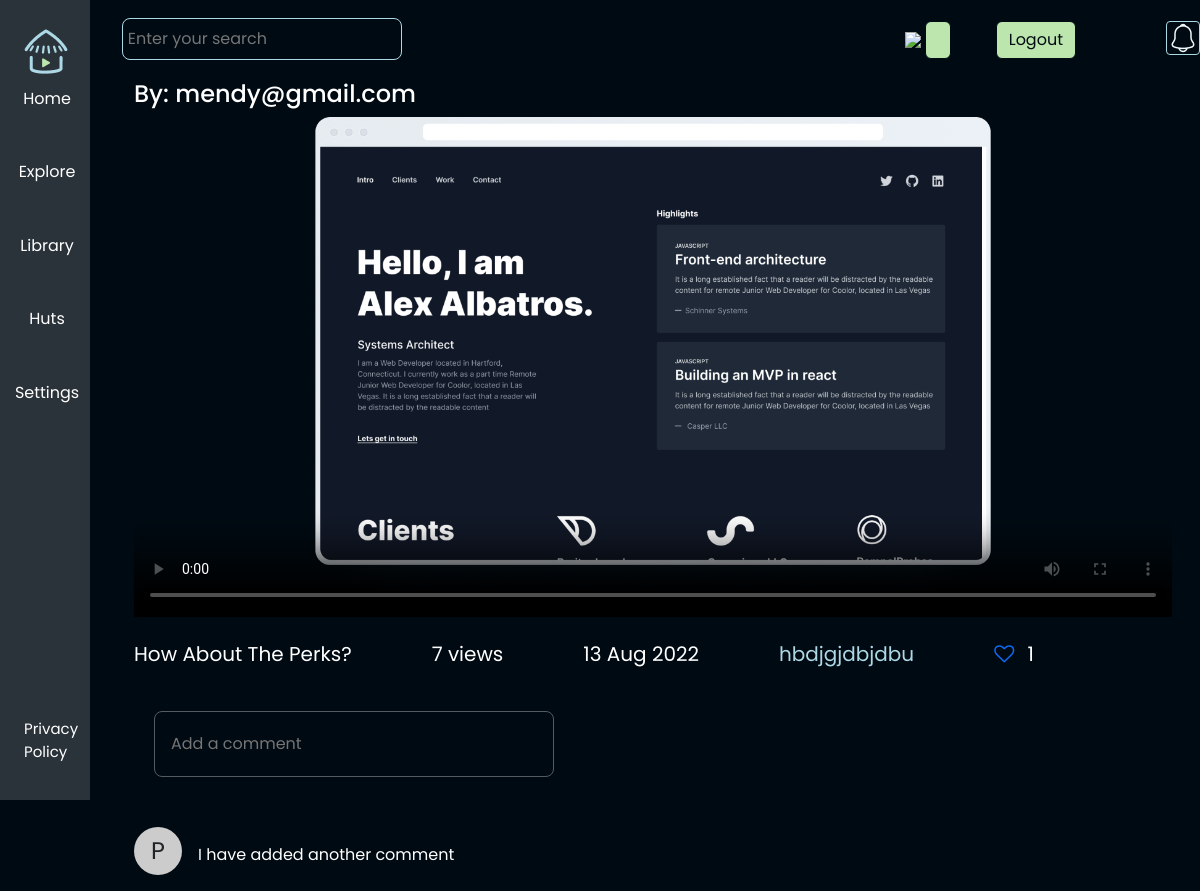
The app's page /videos/how-about-the-perks/ (signed in) with its own data.
### videos/models.py (models this page shows, shortened)
class Video(models.Model):
    PRIVATE = 'PR'
    PUBLIC = 'PU'
    PRIVACY_CHOICES = [
        (PRIVATE, 'Private'),
        (PUBLIC, 'Public'),
    ]
    GENERAL = 'G'
    PARENTAL = 'PG'
    MATURED = 'M'
    RATING_CHOICES = [
        (GENERAL, 'General Audience'),
        (PARENTAL, 'Parental Guidance Suggested'),
        (MATURED, 'Mature Audience Only'),
    ]
    user = models.ForeignKey(settings.AUTH_USER_MODEL,
                             on_delete=models.CASCADE,
                             related_name=_('videos'),
                             verbose_name=_('user'))
    title = models.CharField(verbose_name=_('title'),
                             max_length=250,
                             db_index=True,
                             help_text=_('Title of the video.'))
    slug = models.SlugField(verbose_name=_('slug'),
                            max_length=100,
                            unique=True)
    video_file = models.FileField(verbose_name=_('Video file'),
                                  upload_to='videos',
                                  validators=[FileExtensionValidator(['mp4'])],
                                  help_text=_('Path to the uploaded video.'))
    thumbnail = models.ImageField(verbose_name=_('thumbnail'),
                                  upload_to='thumbnails',
                                  validators=[FileExtensionValidator(
                                    ['jpg', 'jpeg', 'png', 'webp'])],
                                  help_text=_('An image that will be used as a thumbnail.'))
    description = models.TextField(verbose_name=_('description'),
                                   max_length=1000,
                                   help_text=_('Description of the video.'))
    privacy = models.CharField(verbose_name=_('privacy'),
                               max_length=2,
                               choices=PRIVACY_CHOICES,
                               default=PUBLIC)
    movie_rating = models.CharField(verbose_name=_('movie rating'),
                                    max_length=2,
                                    choices=RATING_CHOICES)
    impressions = models.PositiveBigIntegerField(verbose_name=_('impressions'),
                                                 default=0,
                                                 help_text=_('View count for a video.'))
    category = models.ForeignKey(Category,
                                 on_delete=models.CASCADE,
                                 related_name=_('videos'),
                                 verbose_name=_('categories'),
                                 blank=True)
    released = models.DateField(blank=True, null=True)
    enable_comments = models.BooleanField(verbose_name=_('enable comments'),
                                          default=True,
                                          help_text=_('Flag to turn on/off commenting'))
    created = models.DateTimeField(verbose_name=_('created'),
                                   auto_now_add=True,
                                   help_text=_('The date/time when the user uploaded the video'))
    updated = models.DateTimeField(verbose_name=_('updated'),
                                   auto_now=True,
                                   help_text=_('The date/time when the user made changes to the video information'))
    favorites = models.BigIntegerField(default=0)
    users_favorites = models.ManyToManyField(settings.AUTH_USER_MODEL,
                                       related_name=_('videos_favorites'),
                                       verbose_name=_('users favorites'),
                                       blank=True,
                                       help_text=_('Users who added video to their favorites.'))
    video_length = models.CharField(verbose_name=_('video length'),
                                    max_length=10,
                                    help_text=_('Length of the video in minutes:seconds'),
                                    blank=True)
    flag = models.BooleanField(verbose_name=_('_is flagged?'),
                               default=False,
                               help_text=_('If this video has been flagged for violations'))
    class Meta:
        ordering = ['-created']
        verbose_name = _('video')
        verbose_name_plural = _('videos')

class Comment(models.Model):
    video = models.ForeignKey(
        Video,
        on_delete=models.CASCADE,
        related_name='comments')
    user = models.ForeignKey(
        settings.AUTH_USER_MODEL,
        on_delete=models.CASCADE,
        related_name='user_comments')
    body = models.TextField(_('body'))
    created = models.DateTimeField(
        auto_now_add=True)
    active = models.BooleanField(
        default=True)
    class Meta:
        ordering = ['-created']

### accounts/models.py (models this page shows)
class User(AbstractUser):
    username = None
    email = models.EmailField(_('email'),
                              unique=True)
    email_verified = models.BooleanField(default=False)
    document = models.ImageField(upload_to='documents', blank=True)
    is_viewer = models.BooleanField(default=False)
    is_creator = models.BooleanField(default=False)
    USERNAME_FIELD = 'email'
    REQUIRED_FIELDS = []
    objects = UserManager()
    class Meta:
        ordering = ['email']
        verbose_name = _('User')
        verbose_name_plural = _('Users')
    def __str__(self):
        return self.email

### videos/views.py (the view)
# urls.py: path('<slug:slug>/', views.video_detail, name='detail'),
@login_required
def video_detail(request, slug):
    video = get_object_or_404(Video, slug__iexact=slug)
    session_key = 'viewed_story_{}'.format(video.pk)
    if not request.session.get(session_key, False):
        video.impressions += 1
        video.save()
        request.session[session_key] = True
    similar_videos = Video.objects.filter(
        category=video.category).exclude(id=video.id)
    comments = video.comments.all()
    if request.method == 'POST':
        comment_form = CommentForm(request.POST)
        if comment_form.is_valid():
            comment = comment_form.save(commit=False)
            comment.user = request.user
            comment.video = video
            comment.save()
            messages.success(
                request, "Thanks! Your comment was submitted successfully.")
            return redirect(video.get_absolute_url())
        else:
            messages.warning(
                request, "An error occured while submitting your form, check below")
    else:
        comment_form = CommentForm()
    template = 'videos/video_detail.html'
    context = {
        'video': video,
        'similar_videos': similar_videos,
        'comments': comments,
    }
    return render(request, template, context)

### templates/videos/video_detail.html (shortened to what this page needs)
{% load static %}
<!doctype html>
<html lang="en">
<head>
    <link href="https://cdn.jsdelivr.net/npm/bootstrap@5.2.0/dist/css/bootstrap.min.css" rel="stylesheet"
>
    <link rel="stylesheet" href="{% static 'styles/watch.css' %}">
    <link href="https://unpkg.com/video.js@7/dist/video-js.min.css" rel="stylesheet" />
    <link href="https://unpkg.com/@videojs/themes@1/dist/city/index.css" rel="stylesheet" />
    <link rel="stylesheet" href="https://cdnjs.cloudflare.com/ajax/libs/font-awesome/4.7.0/css/font-awesome.min.css"
 />
</head>
<body id="body-pd">
    {% include "partials/_icon_navbar.html" %}
        <div class="container col-md-12">
            <div class="main-video-container">
                <h4 class="video-header">By: {{ video.user }}</h4>
                <video id="my-video" class="video-js vjs-theme-city video" controls preload="auto" width="640" height="500" poster="{{ video.thumbnail.url }}"
                    data-setup="{}">
                    <source src="{{ video.video_file.url }}" type="video/mp4" />
                </video>
                <div class="video-details">
                    <div id="video-title">
                        <p>{{ video.title }}</p>
                    </div>
                    <div id="views">
                        <p>{{ video.impressions }} view{{ video.impressions|pluralize }}</p>
                    </div>
                    <div id="video-upload-date">
                        <p>{{ video.created|date:"d M Y" }}</p>
                    </div>
                    <p class="description">{{ video.description }}</p>
                    {% if request.user.is_authenticated %}
                        <div class="likes">
                            {% if not video.user == request.user %}
                                {% if request.user in video.users_favorites.all %}
                                    <a href="{% url 'videos:unfavorite' video.id %}" title="Unfavorite this" rel="nofollow">
                                        <span class="fa fa-heart" style="color: #21bb9d;"></span>
                                    </a>
                                {% else %}
                                    <a href="{% url 'videos:favorite' video.id %}" title="Favorite this" rel="nofollow">
                                        <span class="fa fa-heart-o"></span>
                                    </a>
                                {% endif %}
                            {% endif %}
                            <span class="ms-2">{{ video.favorites }}</span>
                        </div>
                    {% endif %}
                </div>
                <div class="comment-section">
                    <form action="" method="post">
                        <input class="comment" type="text" placeholder="Add a comment" name="body" required id="id_body">
                        <button type="submit" id="send"><img src="{% static 'images/send.png' %}" alt=""></button>
                    </form>
                </div>
                <div class="row">
                    <div class="col-lg-6">
                        {% for comment in comments %}
                        <div class="d-flex mb-3">
                            <div class="flex-shrink-0 circle">
                                <span class="initials">{{ comment.user|make_list|first|title }}</span>
                            </div>
                            <div class="flex-grow-1 ms-3 mt-3 text-white">
                                {{ comment.body }}
                            </div>
                        </div>
                        {% endfor %}
                    </div>
                </div>
            </div>
        </div>
    </body>
</html>

### static/styles/watch.css (style rules this page uses)
:root { --header-height: 4rem; --nav-width: 90px; --first-color: #2B333A; --first-color-light: #BCE6AD; --white-color: #BCE6AD; --font-family: 'Montserrat', sans-serif; font-family: 'Poppins', sans-serif; --z-fixed: 0; }
*,::before,::after { box-sizing: border-box }
body { position: relative; margin: var(--header-height) 0 0 0; padding: 0 1rem;font-family: var(--body-font); font-size: var(--normal-font-size); transition: .5s; background-color: #000A12; }
a { text-decoration: none }
.container { background-color: #000A12; }
@media screen and (min-width: 768px) { body { margin: calc(var(--header-height) + 1rem) 0 0 0; padding-left: calc(var(--nav-width) + 2rem) } }
.main-video-container { width: 100%; }
.video { width: 100%; }
.video-details { display: flex; flex-direction: row; padding: 0px; gap: 80px; height: 32px; text-decoration: none; color: white; margin-top: 15px; margin-right: 25px; font-weight: 400; font-size: 20px; }
.meta-data, p { margin-top: 0; margin-bottom: 0; }
.comment-section { position: relative; display: flex; flex-direction: row; align-items: center; color: #555C61; height: 66px; width: 100%; margin-top: 40px; padding: 10px 20px; gap: 8px; margin-bottom: 50px; }
.comment { display: flex; flex-direction: row; justify-content: space-between; align-items: center; padding: 16px; gap: 8px; background-color: #000A12; color: azure; width: 400px; height: 66px; border: 1px solid #555C61; border-radius: 8px; }
#send { background-color: transparent; border: 0; float: right; margin-top: -45px; }
.video-header { color: white; }
.description { color: #ADD8E6; text-decoration: none; }

### templates/videos/video_detail.html (style rules this page uses)
:root { --avatar-size: 3rem; }
.circle { background-color: #ccc; border-radius: 50%; height: var(--avatar-size); text-align: center; width: var(--avatar-size); }
.initials { font-size: calc(var(--avatar-size) / 2); line-height: 1; position: relative; top: calc(var(--avatar-size) / 4); }

### records on screen
Video: user "mendy@gmail.com", title "How About The Perks?", impressions "7", created "13 Aug 2022", description "hbdjgjdbjdbu", favorites "1"
Comment: user|make_list "P", body "I have added another comment"
